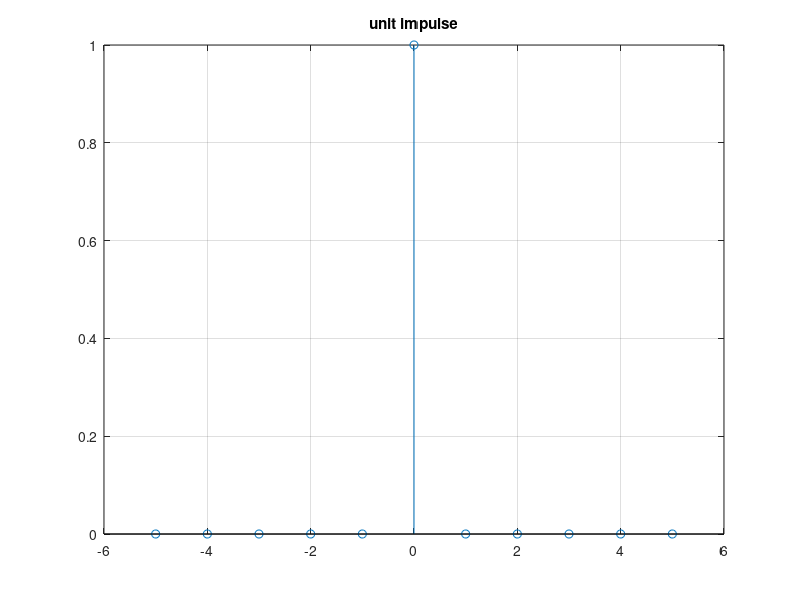

Recreate this plot in MATLAB.
clear;
n=10;
shift =-5;
impulsex=-n/2:1:n/2
impulsey=[zeros(1,5),ones(1,1),zeros(1,5)];

stem(impulsex,impulsey);
grid on;
title('unit impulse');